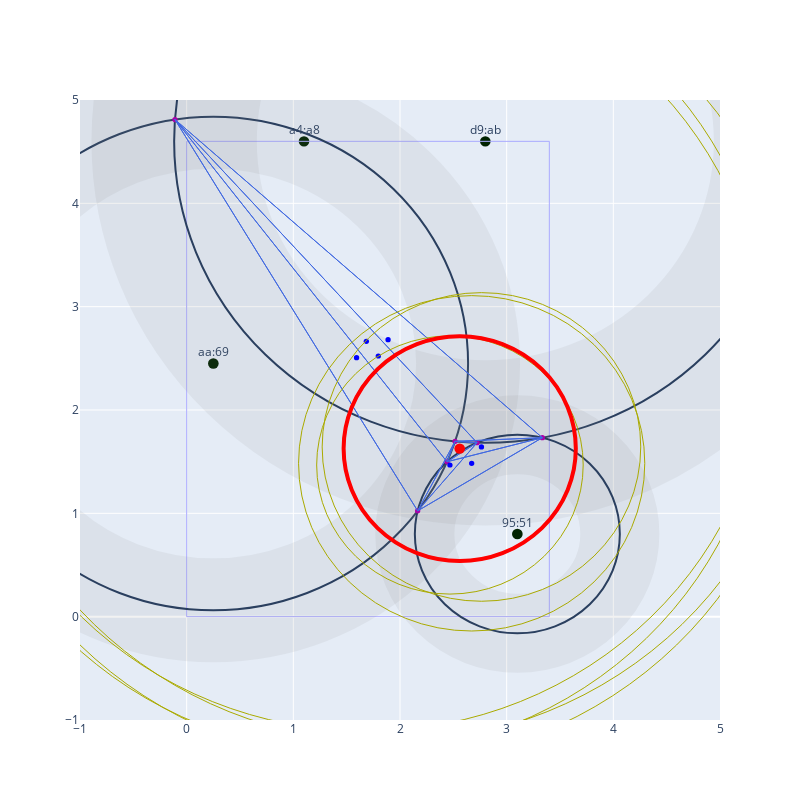

Notebook cell for this chart:
### Code cell
%run trilateration_sandbox

### Figure 1 — Plotly figure (JSON) as saved in the notebook; plotly's stock layout.template omitted (floating-point values rounded to 4 significant figures)
{"data": [{"mode": "text", "text": ["aa:69", "a4:a8", "d9:ab", "95:51"], "type": "scatter", "x": [0.25, 1.1, 2.8, 3.1], "y": [2.55, 4.7, 4.7, 0.9]}], "layout": {"height": 800, "shapes": [{"fillcolor": "#002200", "line": {"width": 0}, "type": "circle", "x0": 0.2, "x1": 0.3, "xref": "x", "y0": 2.4, "y1": 2.5, "yref": "y"}, {"fillcolor": "#002200", "line": {"width": 0}, "type": "circle", "x0": 1.05, "x1": 1.15, "xref": "x", "y0": 4.55, "y1": 4.65, "yref": "y"}, {"fillcolor": "#002200", "line": {"width": 0}, "type": "circle", "x0": 2.75, "x1": 2.85, "xref": "x", "y0": 4.55, "y1": 4.65, "yref": "y"}, {"fillcolor": "#002200", "line": {"width": 0}, "type": "circle", "x0": 3.05, "x1": 3.15, "xref": "x", "y0": 0.75, "y1": 0.85, "yref": "y"}, {"line": {"color": "#AAAAFF", "width": 1}, "type": "rect", "x0": 0, "x1": 3.4, "xref": "x", "y0": 0, "y1": 4.6, "yref": "y"}, {"line": {"color": "rgba(127, 127, 127, 0.1)", "width": 103.8}, "type": "circle", "x0": -2.138, "x1": 2.638, "xref": "x", "y0": 0.06188, "y1": 4.838, "yref": "y"}, {"line": {"width": 2}, "type": "circle", "x0": -2.138, "x1": 2.638, "xref": "x", "y0": 0.06188, "y1": 4.838, "yref": "y"}, {"line": {"color": "rgba(127, 127, 127, 0.1)", "width": 165.3}, "type": "circle", "x0": -0.1174, "x1": 5.717, "xref": "x", "y0": 1.683, "y1": 7.517, "yref": "y"}, {"line": {"width": 2}, "type": "circle", "x0": -0.1174, "x1": 5.717, "xref": "x", "y0": 1.683, "y1": 7.517, "yref": "y"}, {"line": {"color": "rgba(127, 127, 127, 0.1)", "width": 79.0}, "type": "circle", "x0": 2.139, "x1": 4.061, "xref": "x", "y0": -0.1609, "y1": 1.761, "yref": "y"}, {"line": {"width": 2}, "type": "circle", "x0": 2.139, "x1": 4.061, "xref": "x", "y0": -0.1609, "y1": 1.761, "yref": "y"}, {"fillcolor": "#AA00AA", "line": {"width": 0}, "type": "circle", "x0": -0.1347, "x1": -0.08472, "xref": "x", "y0": 4.786, "y1": 4.836, "yref": "y"}, {"fillcolor": "#AA00AA", "line": {"width": 0}, "type": "circle", "x0": 2.491, "x1": 2.541, "xref": "x", "y0": 1.671, "y1": 1.721, "yref": "y"}, {"fillcolor": "#AA00AA", "line": {"width": 0}, "type": "circle", "x0": 3.309, "x1": 3.359, "xref": "x", "y0": 1.707, "y1": 1.757, "yref": "y"}, {"fillcolor": "#AA00AA", "line": {"width": 0}, "type": "circle", "x0": 2.698, "x1": 2.748, "xref": "x", "y0": 1.659, "y1": 1.709, "yref": "y"}, {"fillcolor": "#AA00AA", "line": {"width": 0}, "type": "circle", "x0": 2.416, "x1": 2.466, "xref": "x", "y0": 1.474, "y1": 1.524, "yref": "y"}, {"fillcolor": "#AA00AA", "line": {"width": 0}, "type": "circle", "x0": 2.141, "x1": 2.191, "xref": "x", "y0": 0.9989, "y1": 1.049, "yref": "y"}, {"line": {"color": "RoyalBlue", "width": 1}, "type": "line", "x0": -0.1097, "x1": 3.334, "y0": 4.811, "y1": 1.732}, {"line": {"color": "RoyalBlue", "width": 1}, "type": "line", "x0": 3.334, "x1": 2.441, "y0": 1.732, "y1": 1.499}, {"line": {"color": "RoyalBlue", "width": 1}, "type": "line", "x0": 2.441, "x1": -0.1097, "y0": 1.499, "y1": 4.811}, {"line": {"color": "#AAAA00", "width": 1}, "type": "circle", "x0": -2.008, "x1": 5.785, "xref": "x", "y0": -1.216, "y1": 6.577, "yref": "y"}, {"fillcolor": "#0000FF", "line": {"width": 0}, "type": "circle", "x0": 1.863, "x1": 1.913, "xref": "x", "y0": 2.656, "y1": 2.706, "yref": "y"}, {"line": {"color": "RoyalBlue", "width": 1}, "type": "line", "x0": -0.1097, "x1": 3.334, "y0": 4.811, "y1": 1.732}, {"line": {"color": "RoyalBlue", "width": 1}, "type": "line", "x0": 3.334, "x1": 2.166, "y0": 1.732, "y1": 1.024}, {"line": {"color": "RoyalBlue", "width": 1}, "type": "line", "x0": 2.166, "x1": -0.1097, "y0": 1.024, "y1": 4.811}, {"line": {"color": "#AAAA00", "width": 1}, "type": "circle", "x0": -2.158, "x1": 5.751, "xref": "x", "y0": -1.432, "y1": 6.477, "yref": "y"}, {"fillcolor": "#0000FF", "line": {"width": 0}, "type": "circle", "x0": 1.772, "x1": 1.822, "xref": "x", "y0": 2.497, "y1": 2.547, "yref": "y"}, {"line": {"color": "RoyalBlue", "width": 1}, "type": "line", "x0": -0.1097, "x1": 2.723, "y0": 4.811, "y1": 1.684}, {"line": {"color": "RoyalBlue", "width": 1}, "type": "line", "x0": 2.723, "x1": 2.441, "y0": 1.684, "y1": 1.499}, {"line": {"color": "RoyalBlue", "width": 1}, "type": "line", "x0": 2.441, "x1": -0.1097, "y0": 1.499, "y1": 4.811}, {"line": {"color": "#AAAA00", "width": 1}, "type": "circle", "x0": -2.089, "x1": 5.458, "xref": "x", "y0": -1.109, "y1": 6.438, "yref": "y"}, {"fillcolor": "#0000FF", "line": {"width": 0}, "type": "circle", "x0": 1.659, "x1": 1.709, "xref": "x", "y0": 2.639, "y1": 2.689, "yref": "y"}, {"line": {"color": "RoyalBlue", "width": 1}, "type": "line", "x0": -0.1097, "x1": 2.723, "y0": 4.811, "y1": 1.684}, {"line": {"color": "RoyalBlue", "width": 1}, "type": "line", "x0": 2.723, "x1": 2.166, "y0": 1.684, "y1": 1.024}, {"line": {"color": "RoyalBlue", "width": 1}, "type": "line", "x0": 2.166, "x1": -0.1097, "y0": 1.024, "y1": 4.811}, {"line": {"color": "#AAAA00", "width": 1}, "type": "circle", "x0": -2.248, "x1": 5.434, "xref": "x", "y0": -1.335, "y1": 6.347, "yref": "y"}, {"fillcolor": "#0000FF", "line": {"width": 0}, "type": "circle", "x0": 1.568, "x1": 1.618, "xref": "x", "y0": 2.481, "y1": 2.531, "yref": "y"}, {"line": {"color": "RoyalBlue", "width": 1}, "type": "line", "x0": 2.516, "x1": 3.334, "y0": 1.696, "y1": 1.732}, {"line": {"color": "RoyalBlue", "width": 1}, "type": "line", "x0": 3.334, "x1": 2.441, "y0": 1.732, "y1": 1.499}, {"line": {"color": "RoyalBlue", "width": 1}, "type": "line", "x0": 2.441, "x1": 2.516, "y0": 1.499, "y1": 1.696}, {"line": {"color": "#AAAA00", "width": 1}, "type": "circle", "x0": 1.27, "x1": 4.257, "xref": "x", "y0": 0.1491, "y1": 3.136, "yref": "y"}, {"fillcolor": "#0000FF", "line": {"width": 0}, "type": "circle", "x0": 2.739, "x1": 2.789, "xref": "x", "y0": 1.617, "y1": 1.667, "yref": "y"}, {"line": {"color": "RoyalBlue", "width": 1}, "type": "line", "x0": 2.516, "x1": 3.334, "y0": 1.696, "y1": 1.732}, {"line": {"color": "RoyalBlue", "width": 1}, "type": "line", "x0": 3.334, "x1": 2.166, "y0": 1.732, "y1": 1.024}, {"line": {"color": "RoyalBlue", "width": 1}, "type": "line", "x0": 2.166, "x1": 2.516, "y0": 1.024, "y1": 1.696}, {"line": {"color": "#AAAA00", "width": 1}, "type": "circle", "x0": 1.049, "x1": 4.295, "xref": "x", "y0": -0.1388, "y1": 3.107, "yref": "y"}, {"fillcolor": "#0000FF", "line": {"width": 0}, "type": "circle", "x0": 2.647, "x1": 2.697, "xref": "x", "y0": 1.459, "y1": 1.509, "yref": "y"}, {"line": {"color": "RoyalBlue", "width": 1}, "type": "line", "x0": 2.516, "x1": 2.723, "y0": 1.696, "y1": 1.684}, {"line": {"color": "RoyalBlue", "width": 1}, "type": "line", "x0": 2.723, "x1": 2.441, "y0": 1.684, "y1": 1.499}, {"line": {"color": "RoyalBlue", "width": 1}, "type": "line", "x0": 2.441, "x1": 2.516, "y0": 1.499, "y1": 1.696}, {"line": {"color": "#AAAA00", "width": 1}, "type": "circle", "x0": 1.471, "x1": 3.648, "xref": "x", "y0": 0.5379, "y1": 2.715, "yref": "y"}, {"fillcolor": "#0000FF", "line": {"width": 0}, "type": "circle", "x0": 2.535, "x1": 2.585, "xref": "x", "y0": 1.601, "y1": 1.651, "yref": "y"}, {"line": {"color": "RoyalBlue", "width": 1}, "type": "line", "x0": 2.516, "x1": 2.723, "y0": 1.696, "y1": 1.684}, {"line": {"color": "RoyalBlue", "width": 1}, "type": "line", "x0": 2.723, "x1": 2.166, "y0": 1.684, "y1": 1.024}, {"line": {"color": "RoyalBlue", "width": 1}, "type": "line", "x0": 2.166, "x1": 2.516, "y0": 1.024, "y1": 1.696}, {"line": {"color": "#AAAA00", "width": 1}, "type": "circle", "x0": 1.219, "x1": 3.717, "xref": "x", "y0": 0.2186, "y1": 2.717, "yref": "y"}, {"fillcolor": "#0000FF", "line": {"width": 0}, "type": "circle", "x0": 2.443, "x1": 2.493, "xref": "x", "y0": 1.443, "y1": 1.493, "yref": "y"}, {"line": {"color": "#FF9999", "width": 3}, "type": "circle", "x0": 1.471, "x1": 3.648, "xref": "x", "y0": 0.5379, "y1": 2.715, "yref": "y"}, {"fillcolor": "#FF9999", "line": {"width": 0}, "type": "circle", "x0": 2.535, "x1": 2.585, "xref": "x", "y0": 1.601, "y1": 1.651, "yref": "y"}, {"line": {"color": "#FF0000", "width": 4}, "type": "circle", "x0": 1.471, "x1": 3.648, "xref": "x", "y0": 0.5379, "y1": 2.715, "yref": "y"}, {"fillcolor": "#FF0000", "line": {"width": 0}, "type": "circle", "x0": 2.51, "x1": 2.61, "xref": "x", "y0": 1.576, "y1": 1.676, "yref": "y"}], "width": 800, "xaxis": {"range": [-1, 5], "zeroline": false}, "yaxis": {"range": [-1, 5]}}}
